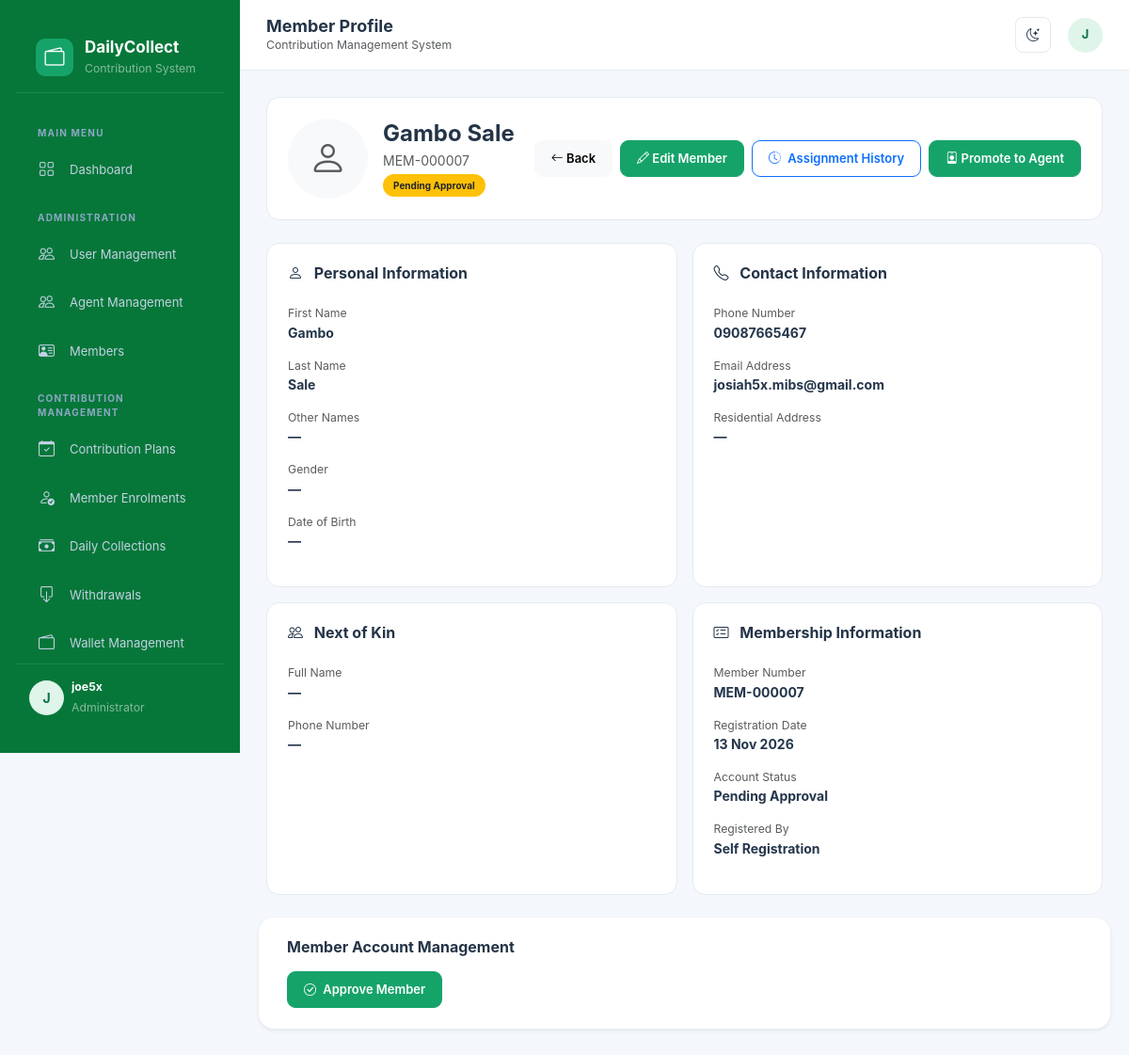
/members/7/ (signed in), run on an earlier commit of the app's database.
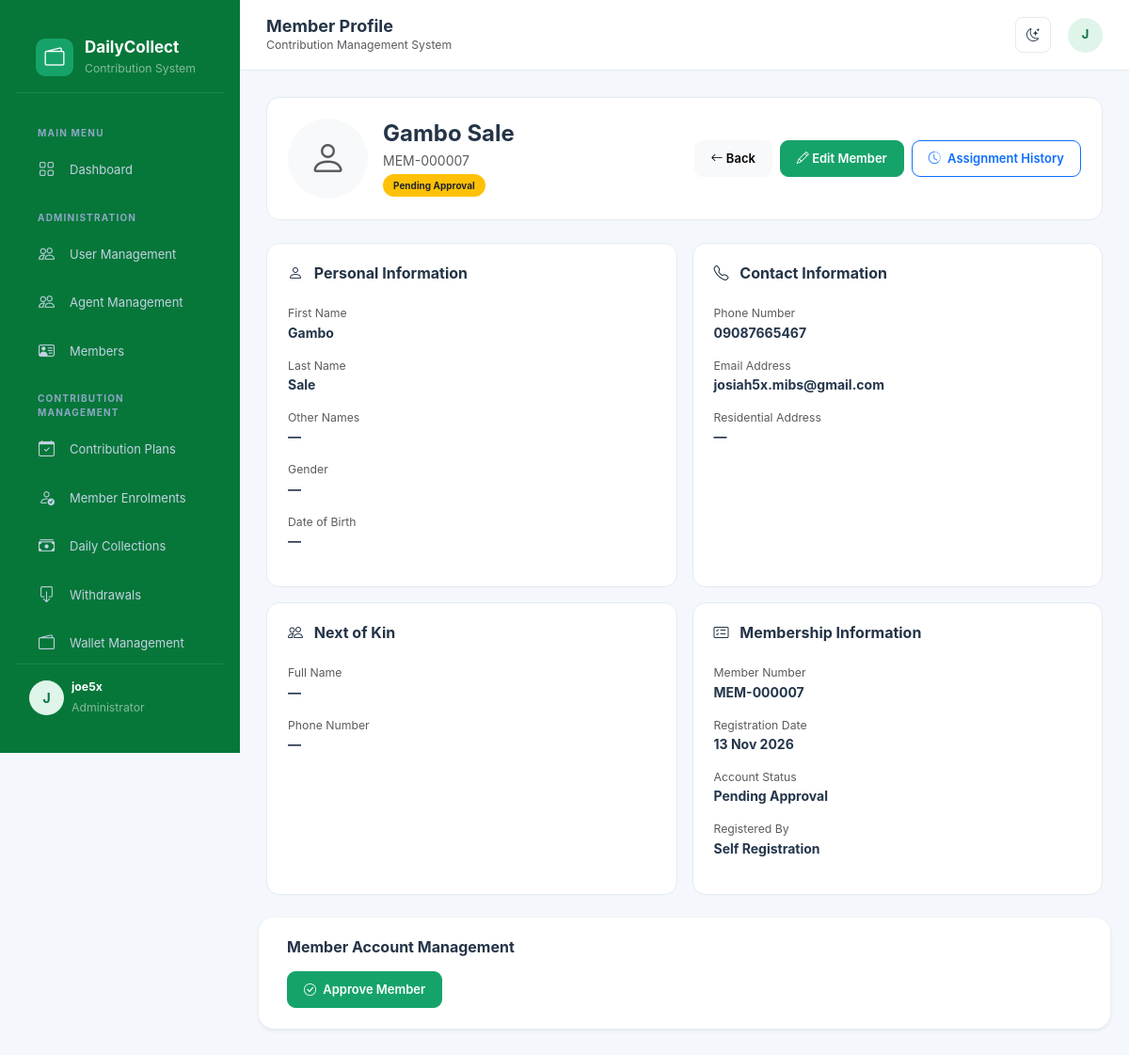
And on a later commit of the database.
### members/views.py (the view)
# urls.py: path('<int:pk>/', views.member_detail, name='member_detail'),
def member_detail(request, pk):
    member = get_object_or_404(Member, pk=pk)
    return render(
        request,
        'members/member_detail.html',
        {'member': member}
    )

### members/models.py (called while the page is built)
    @property
    def full_name(self):
        return ' '.join(
            part for part in [
                self.first_name,
                self.other_names,
                self.last_name
            ] if part
        )

### templates/members/member_detail.html (shortened to what the changed rows need)
{% extends 'base.html' %}
{% block content %}
<div class="dashboard-panel mb-4">
    <div class="d-flex flex-wrap justify-content-between align-items-center gap-3">
        <div class="d-flex gap-2">
            <a href="{% url 'members:member_list' %}"
               class="btn btn-light">
                <i class="bi bi-arrow-left"></i> Back
            </a>
            {% if request.user.role == 'ADMIN' or request.user.role == 'MANAGER' %}
            <a href="{% url 'members:member_update' member.pk %}"
               class="btn btn-success">
                <i class="bi bi-pencil"></i> Edit Member
            </a>
            <a href="{% url 'members:assignment_history' member.pk %}"
            class="btn btn-outline-primary">
                <i class="bi bi-clock-history me-1"></i>
                Assignment History
            </a>
                {% if member.user.role == 'MEMBER' %}
                <a href="{% url 'agents:promote_member' member.pk %}"
                class="btn btn-success">
                    <i class="bi bi-person-badge"></i>
                    Promote to Agent
                </a>
            {% endif %}
            {% endif %}
        </div>
    </div>
</div>
{% endblock %}

What changed in the data, as far as the page shows it:
changed Member "Gambo Sale": user_id 7 → empty (drawn)
Also different on the page:
text no longer shown: "Promote to Agent"
